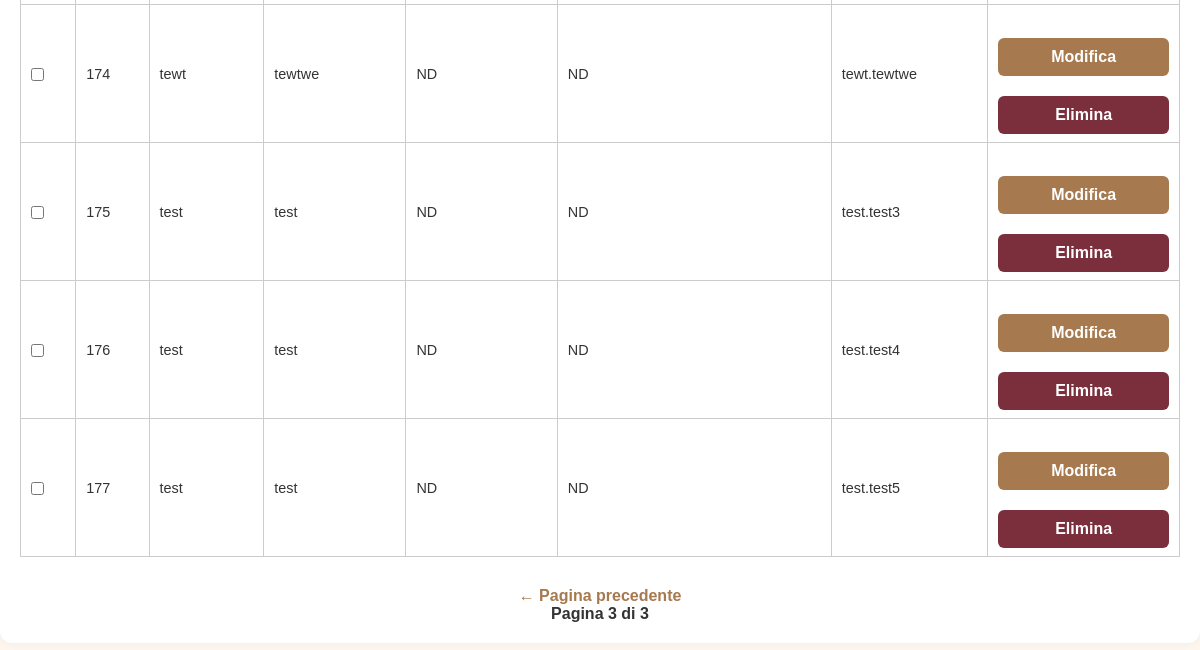
/admin_users?page=3&search= (signed in, lower part), run on an earlier commit of the app's database.
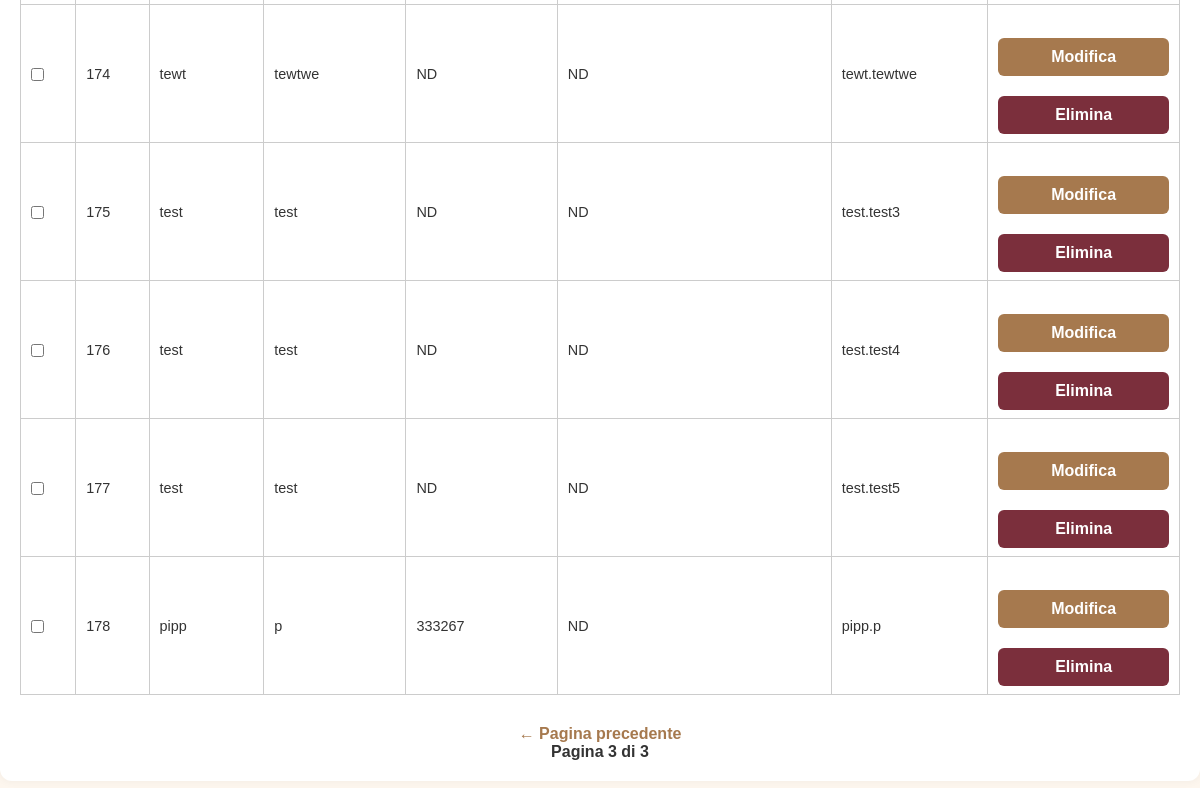
And on a later commit of the database.
### tables this page shows
CREATE TABLE users (
            id INTEGER PRIMARY KEY AUTOINCREMENT,
            username TEXT NOT NULL UNIQUE,
            password TEXT NOT NULL
        , name TEXT NOT NULL DEFAULT 'NOME', surname TEXT NOT NULL DEFAULT 'COGNOME', phone TEXT NOT NULL DEFAULT '0000000000', email TEXT, newsletter_optin INTEGER DEFAULT 0);

### app.py (the view)
@app.route('/admin_users')
def admin_users():
    if 'admin' not in session:
        return redirect(url_for('login_admin'))
    page = int(request.args.get('page', 1))
    per_page = 50
    offset = (page - 1) * per_page
    search_query = request.args.get('search', '').strip()
    conn = sqlite3.connect('bookings.db')
    cursor = conn.cursor()
    if search_query:
        search = f"%{search_query}%"
        cursor.execute("""
            SELECT COUNT(*) FROM users
            WHERE name LIKE ? OR surname LIKE ? OR phone LIKE ? OR email LIKE ?
        """, (search, search, search, search))
        total_users = cursor.fetchone()[0]
        cursor.execute("""
            SELECT id, name, surname, phone, email, username
            FROM users
            WHERE name LIKE ? OR surname LIKE ? OR phone LIKE ? OR email LIKE ?
            ORDER BY id
            LIMIT ? OFFSET ?
        """, (search, search, search, search, per_page, offset))
    else:
        cursor.execute("SELECT COUNT(*) FROM users")
        total_users = cursor.fetchone()[0]
        cursor.execute("""
            SELECT id, name, surname, phone, email, username
            FROM users
            ORDER BY id
            LIMIT ? OFFSET ?
        """, (per_page, offset))
    users = cursor.fetchall()
    conn.close()
    total_pages = (total_users + per_page - 1) // per_page
    return render_template('admin_users.html',
                           users=users,
                           page=page,
                           total_pages=total_pages,
                           search_query=search_query)

### templates/admin_users.html (shortened to what this page needs)
<!DOCTYPE html>
<html lang="it">
<head>
  <link rel="stylesheet" href="{{ url_for('static', filename='style.css') }}">
</head>
<body>
  <div class="page">
    <div class="container">
      {% if users %}
      <form method="post" action="{{ url_for('delete_selected_users') }}">
        <table>
          <tbody>
            {% for user in users %}
            <tr>
              <td><input type="checkbox" name="selected_users" value="{{ user[0] }}"></td>
              <td>{{ user[0] }}</td>
              <td>{{ user[1] }}</td>
              <td>{{ user[2] }}</td>
              <td>{{ user[3] }}</td>
              <td>{{ user[4] or 'ND' }}</td>
              <td>{{ user[5] }}</td>
              <td>
                <div class="actions">
                  <a href="{{ url_for('admin_edit_user', user_id=user[0]) }}">
                    <button class="big-btn" type="button">Modifica</button>
                  </a>
                  <form method="post" action="{{ url_for('admin_delete_user', user_id=user[0]) }}" onsubmit="return confirm('Confermi eliminazione utente {{ user[1] }} {{ user[2] }}?')">
                    <button type="submit" class="delete-btn">Elimina</button>
                  </form>
                </div>
              </td>
            </tr>
            {% endfor %}
          </tbody>
        </table>
      </form>
      <div class="pagination">
        {% if page > 1 %}
          <a href="{{ url_for('admin_users', page=page-1, search=search_query) }}">← Pagina precedente</a>
        {% endif %}
        <span>Pagina {{ page }} di {{ total_pages }}</span>
      </div>
      {% else %}
        <p>Nessun utente registrato.</p>
      {% endif %}
    </div>
  </div>
</body>
</html>

What changed in the data, as far as the page shows it:
added users: id "178", name "pipp", surname "p", phone "333267", user "ND", username "pipp.p"
